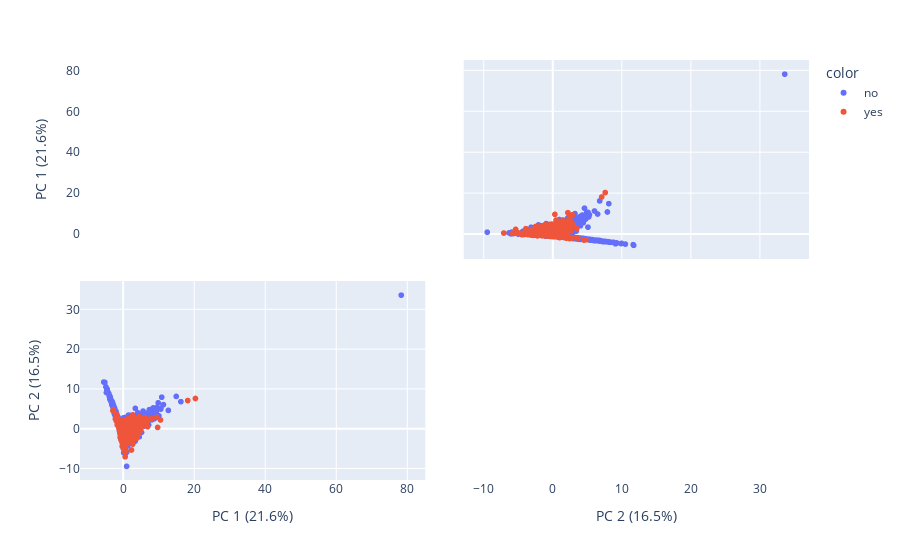

The notebook cell saved with this chart:
### Code cell
labels = {
    str(i): f"PC {i+1} ({var:.1f}%)"
    for i, var in enumerate(pca.explained_variance_ratio_ * 100)
}

fig = px.scatter_matrix(
    principalComponents,
    labels=labels,
    dimensions=range(N),
    color=df.y
)
fig.update_traces(diagonal_visible=False)
fig.show()

### Figure 1 — Plotly figure (JSON) as saved in the notebook; plotly's stock layout.template omitted (floating-point values rounded to 4 significant figures; data arrays with more than 128 entries replaced by an {"elided": "..."} marker saying what was removed)
{"data": [{"diagonal": {"visible": false}, "dimensions": [{"axis": {"matches": true}, "label": "PC 1 (21.6%)", "values": {"elided": "39922 float values"}}, {"axis": {"matches": true}, "label": "PC 2 (16.5%)", "values": {"elided": "39922 float values"}}], "hovertemplate": "color=no<br>%{xaxis.title.text}=%{x}<br>%{yaxis.title.text}=%{y}<extra></extra>", "legendgroup": "no", "marker": {"color": "#636efa", "symbol": "circle"}, "name": "no", "showlegend": true, "type": "splom"}, {"diagonal": {"visible": false}, "dimensions": [{"axis": {"matches": true}, "label": "PC 1 (21.6%)", "values": {"elided": "5289 float values"}}, {"axis": {"matches": true}, "label": "PC 2 (16.5%)", "values": {"elided": "5289 float values"}}], "hovertemplate": "color=yes<br>%{xaxis.title.text}=%{x}<br>%{yaxis.title.text}=%{y}<extra></extra>", "legendgroup": "yes", "marker": {"color": "#EF553B", "symbol": "circle"}, "name": "yes", "showlegend": true, "type": "splom"}], "layout": {"dragmode": "select", "legend": {"title": {"text": "color"}, "tracegroupgap": 0}, "margin": {"t": 60}}}
